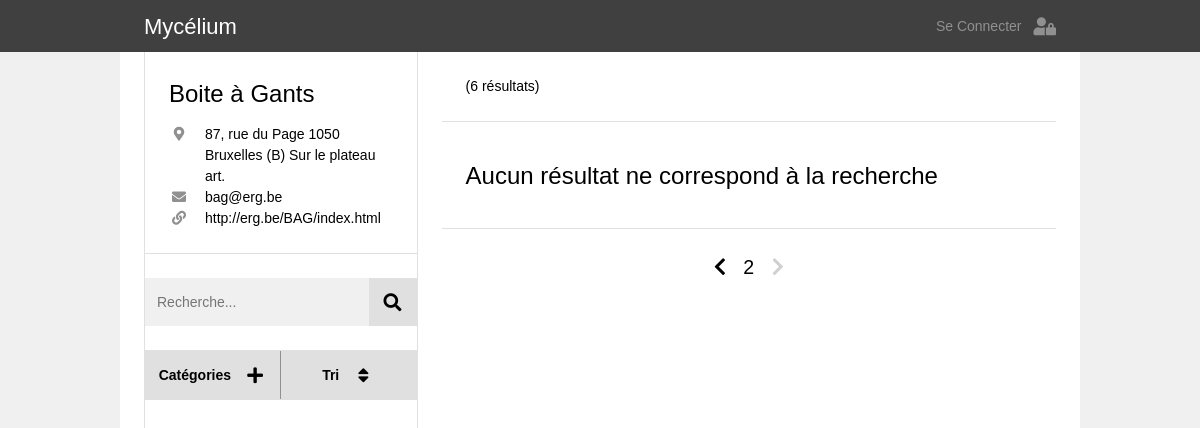
The app's page /catalogue.php?r=bag&page=2 with its own data.
### tables this page shows
CREATE TABLE IF NOT EXISTS `recuperatheques` (
  `ID` int(11) NOT NULL AUTO_INCREMENT,
  `nom` varchar(255) NOT NULL,
  `adresse` varchar(255) NOT NULL,
  `monnaie` varchar(8) NOT NULL,
  `telephone` varchar(16) NOT NULL,
  `mdp` varchar(32) NOT NULL,
  `site` varchar(255) NOT NULL,
  `raccourci` varchar(16) NOT NULL,
  `mail` varchar(255) NOT NULL,
  PRIMARY KEY (`ID`)
);

### connection_db.php (called while the page is built, shortened)
<?php
  function link_construct($params, $web_page = 1){
    if ($web_page==1){
      $web_page = basename($_SERVER['PHP_SELF']);
    }
    $getURL = $web_page . '?' . http_build_query(array_merge($_GET, $params));
    return $getURL;
  }
?>

### recuperatheque_info.php (the view, shortened to what this page needs)
<div class="container border-bottom recuperatheque">
    <h3> <?php echo $item['nom'] ;?> </h3>
    <?php if ($item['adresse']){ ?>
      <div class="item-info-line">
        <i class="fas fa-map-marker-alt item-icon"></i>
        <div class="item-info"> <?php echo $item['adresse'];?> </div>
      </div>
      <?php
      }
    ?>
    <?php if ($item['mail']){ ?>
      <div class="item-info-line">
        <i class="fas fa-envelope item-icon"></i>
        <a class="item-info" href="mailto:<?php echo $item['mail'];?>"> <?php echo $item['mail'];?></a>
      </div>
      <?php
      }
    ?>
    <?php if ($item['site']){ ?>
      <div class="item-info-line">
        <i class="fas fa-link item-icon"></i>
        <a class="item-info" href="<?php echo $item['site'];?>" target="_blank"> <?php echo $item['site'];?></a>
      </div>
    <?php
    }
    ?>
</div>

### catalogue.php (shortened to what this page needs)
<!DOCTYPE html>
<html lang="en">
<head>
  <link rel="stylesheet" href="css/w3.css">
  <link rel="stylesheet" href="https://use.fontawesome.com/releases/v5.7.0/css/all.css">
  <link rel="stylesheet" href="https://indestructibletype.com/fonts/Jost.css" type="text/css" charset="utf-8" />
  <link rel="stylesheet" href="css/main.css">
  <link rel="stylesheet" href="css/menu.css">
  <link rel="stylesheet" href="css/item.css">
</head>
<body>
  <?php
    include('connection_db.php')
  ?>
  <?php
    $req = $bdd->prepare(' SELECT raccourci FROM recuperatheques ');
    $req->execute();
    $recuperatheques = array();
    while($item = $req->fetch()){
      array_push($recuperatheques,$item['raccourci']);
    }
    if (isset($_GET['r']) && in_array($_GET['r'], $recuperatheques)){
      $recuperatheque = htmlspecialchars($_GET['r']);
    } else{
      $recuperatheque = null;
    }
  ?>
  <?php
    if (isset($_GET['q'])){
      $query = htmlspecialchars($_GET['q']);
    } else{
      $query = null;
    }
    $tri_option = array('date_ajout' => 'Date de récupération',
                        'prix' => 'Prix par pièce',
                        'etat' => 'État d\'usure',
                        'pieces' => 'Pièces disponibles');
    if (isset($_GET['order']) && array_key_exists($_GET['order'], $tri_option)){
      $tri = htmlspecialchars($_GET['order']);
    } else{
      $tri = 'date_ajout';
    }
    if(isset($_GET['catsearch']) and $_GET['catsearch']!=0
    and array_key_exists($_GET['catsearch'], $system)){
      $catsearch = htmlspecialchars($_GET['catsearch']);
    } else{
      $catsearch = null;
    }
    if(isset($_GET['sscatsearch']) and $_GET['sscatsearch']!=0
      and array_key_exists($_GET['sscatsearch'], $system[$catsearch]['sscats'])){
      $sscatsearch = htmlspecialchars($_GET['sscatsearch']);
    } else{
      $sscatsearch = null;
    }
    if (isset($_GET['page']) && is_numeric($_GET['page'])) {
      $page = (int) htmlspecialchars($_GET['page']);
    } else{
      $page = 1;
    }
  ?>
  <?php
    include('header.php');
  ?>
  <div class="quasi-fullwidth space-header">
    <div class="catalogue">
      <?php
      if($recuperatheque){?>
        <div class="flex-menu">
          <?php
            $req = $bdd->prepare(' SELECT * FROM recuperatheques WHERE raccourci = :recuperatheque ');
            $req->bindValue(':recuperatheque', $recuperatheque , PDO::PARAM_STR);
            $req->execute();
            $item = $req->fetch();
            include("recuperatheque_info.php");
          ?>
          <form class="search-bar" action="catalogue.php" method="GET">
            <input type="text" class="search-bar-input" name="q" placeholder="Recherche..." value="<?php echo $query?>">
            <button class="w3-large fa fa-search search-bar-button" type="submit"></button>
          </form>
          <div class="menu-container" id="menu-container">
            <div class="menu-bar">
              <button id="cat-button" class="button-flex menu-button separation" onclick="openMenu(event,'categories')">
                <div class="button-title">Catégories</div>
                <i class='button-icon w3-large fas fa-plus'></i>
              </button>
              <button id="tri-button" class="button-flex menu-button" onclick="openMenu(event,'tri')">
                <div class="button-title">Tri</div>
                <i class='button-icon w3-large fas fa-sort'></i>
              </button>
            </div>
          </div>
        </div>
        <div class="flex-items">
          <?php
            $limit= 12;
            $starting_limit = ($page-1)*$limit;
            $req = $bdd->prepare('  SELECT COUNT(*) AS total
            FROM ' . $recuperatheque . ' c
            INNER JOIN categorie cat ON c.ID_categorie=cat.ID
            INNER JOIN souscategorie sscat ON c.ID_souscategorie=sscat.ID
            WHERE (cat.nom LIKE :search OR sscat.nom LIKE :search OR dimensions LIKE :search OR tags LIKE :search OR remarques LIKE :search)
            AND (c.ID_souscategorie = :sscatsearch OR :sscatsearch is null)
            AND (c.ID_categorie = :catsearch OR :catsearch is null)
            ');
            $req->bindValue(':search', '%' . $query . '%', PDO::PARAM_STR);
            $req->bindValue(':sscatsearch', $sscatsearch, PDO::PARAM_INT);
            $req->bindValue(':catsearch', $catsearch, PDO::PARAM_INT);
            $req->execute();
            $total_count = $req->fetch()['total'];
            $req = $bdd->prepare('  SELECT
            c.ID AS ID_item, c.ID_categorie, c.ID_souscategorie, c.pieces AS pieces, c.dimensions AS dimensions, c.etat AS etat, c.tags AS tags,
            c.prix AS prix, c.poids AS poids, c.remarques AS remarques, c.localisation AS localisation,
            c.date_ajout AS date_ajout, DATE_FORMAT(c.date_ajout, \'%d/%m/%Y\') AS date_ajout_fr,
            cat.ID, cat.nom AS categorie,
            sscat.ID AS sscatID, sscat.ID_categorie, sscat.unite AS unitesscat, sscat.prix AS prixsscat, sscat.nom AS sous_categorie
            FROM ' . $recuperatheque . ' c
            INNER JOIN categorie cat ON c.ID_categorie=cat.ID
            INNER JOIN souscategorie sscat ON c.ID_souscategorie=sscat.ID
            WHERE (cat.nom LIKE :search OR sscat.nom LIKE :search OR dimensions LIKE :search OR tags LIKE :search OR remarques LIKE :search)
            AND (c.ID_souscategorie = :sscatsearch OR :sscatsearch is null)
            AND (c.ID_categorie = :catsearch OR :catsearch is null)
            ORDER BY ' . $tri . ' DESC
            LIMIT ' . $starting_limit . ', ' . $limit
            );
            $req->bindValue(':search', '%' . $query . '%', PDO::PARAM_STR);
            $req->bindValue(':sscatsearch', $sscatsearch, PDO::PARAM_INT);
            $req->bindValue(':catsearch', $catsearch, PDO::PARAM_INT);
            $req->execute();
          ?>
          <div class="container border-bottom search-resume-wrapper">
            <div class="search-resume">
                    <?php
                echo ' (' . $total_count . ' résultats)';
              ?>
            </div>
          </div>
          <div class="items-container">
            <?php
              if ($req->rowCount() > 0) {
                while($item = $req->fetch()){
                  ?>
                    <div class="item-wrapper">
                      <?php include('item.php');?>
                    </div>
                  <?php
                }
              }
              else {
                echo '<h3 class="erreur"> Aucun résultat ne correspond à la recherche </h3>';
              }
            ?>
          </div>
          <div class="container border-top page-nav">
            <a href= <?php echo link_construct(array('page'=>$page-1)) ?>
               class="<?php if($page-1 <= 0){ echo 'disabled'; } ?>">
               <i class='fas fa-chevron-left'></i>
            </a>
            <?php echo $page; ?>
            <a href= <?php echo link_construct(array('page'=>$page+1)) ?>
               class="<?php if(($page)*$limit >= $total_count){ echo 'disabled'; } ?>">
               <i class='fas fa-chevron-right'></i>
            </a>
          </div>
        </div>
        <?php
      }
      else {
        echo '<h3 class="erreur"> Pas de récupérathèque valide </h3>';
      }
      ?>
    </div>
  </div>
</body>
</html>

### header.php
<div class="header-container">
  <div class="header quasi-fullwidth">
    <div class="header-title"><a href="portal.php">Mycélium</a></div>
    <?php
      $admin = false;
      if($admin){?>
        <div class="nom">
          <span>Bag</span>
        </div>
        <a href="catalogue.php" class="nav-button
          <?php if(in_array(basename($_SERVER['PHP_SELF']),array("catalogue.php","item_page.php"))){
              echo "page-selected"; } ?>">
          <div class="nav-title">Mon Catalogue</div>
          <i class="nav-icon fas fa-book-open"></i>
        </a>
        <a href="add_form.php" class="nav-button
          <?php if(basename($_SERVER['PHP_SELF'])=="add_form.php"){
              echo "page-selected"; } ?>">
          <div class="nav-title">Ajouter</div>
          <i class="nav-icon fas fa-plus-circle"></i>
        </a>
        <a href="compte.php" class="nav-button
          <?php if(basename($_SERVER['PHP_SELF'])=="compte.php"){
              echo "page-selected"; } ?>">
          <div class="nav-title">Mon Compte</div>
          <i class="nav-icon fas fa-user-lock"></i>
        </a>
      <?php
      }
      else{?>
        <a href="log.php" class="nav-button
          <?php if(basename($_SERVER['PHP_SELF'])=="log.php"){
              echo "page-selected"; } ?>">
          <div class="nav-title">Se Connecter</div>
          <i class="nav-icon fas fa-user-lock"></i>
        </a>
      <?php
      }
    ?>
  </div>
</div>

### css/w3.css (style rules this page uses)
*,*:before,*:after { box-sizing:inherit }
html { -ms-text-size-adjust:100%;-webkit-text-size-adjust:100% }
body { margin:0 }
a { background-color:transparent }
button,input,select,textarea,optgroup { font:inherit;margin:0 }
button,input { overflow:visible }
button,select { text-transform:none }
button,[type=button],[type=reset],[type=submit] { -webkit-appearance:button }
html,body { font-family:Verdana,sans-serif;font-size:15px;line-height:1.5 }
html { overflow-x:hidden }
h3 { font-size:24px }
h1,h2,h3,h4,h5,h6 { font-family:"Segoe UI",Arial,sans-serif;font-weight:400;margin:10px 0 }
a { color:inherit }
.w3-large { font-size:18px!important }

### css/main.css (style rules this page uses)
html, body { background: #F0F0F0; margin: 0; font-weight: 400; font-size: 14px; line-height: 1.5; }
html, body, p, h1, h2, h3, h4, h5, h6 { font-family: 'Jost', Helvetica, arial, sans-serif !important; }
*, *:before, *:after { box-sizing: inherit; }
a { text-decoration: none; }
@media (min-width: 993px) { .quasi-fullwidth { margin: 0 auto 0; max-width: 80%; } }
.space-header { margin-top: 52px; }
.container { background: white; text-align: left; padding: 12px 24px; }
.border-top { border-top: 1px solid #E0E0E0; }
.border-bottom { border-bottom: 1px solid #E0E0E0; }
@media (min-width:993px) { .container { padding: 24px; } }
.catalogue { background: #F0F0F0; display: flex; flex-direction: row; flex-wrap: wrap; }
@media (min-width: 993px) { .catalogue { background: white; padding: 0 24px 0; } }
.catalogue > * { flex: 1 100%; }
@media (min-width:993px) { .flex-menu { flex-basis: 30%; border-left: 1px solid #E0E0E0; border-right: 1px solid #E0E0E0; box-sizing: border-box; max-width: 30%; min-height: 100vh; padding-bottom: 48px; } }
@media (min-width:993px) { .flex-items { flex-basis: 70%; padding-left: 24px; } }
.recuperatheque h3 { margin: 0; }
.recuperatheque .item-info-line { display: none; }
@media (min-width: 993px) { .recuperatheque .item-info-line { display: flex; } }
@media (min-width: 993px) { .recuperatheque h3 { margin: 0 0 12px; } }
.header-container { height: 52px; width: 100%; background: #404040; position: fixed; top: 0; z-index: 11; }
.header { height: 100%; padding: 0 24px; display: flex; flex-direction: row; flex-wrap: nowrap; justify-content: flex-start; align-items: stretch; }
.header a { text-decoration: none; color: white; }
.header-title { color: white; flex-grow: 1; font-size: 22px; display: flex; align-items: center; }
.header .nav-button { color: #909090; display: flex; align-items: center; padding-left: 24px; }
.header .nav-title { display: none; padding-right: 12px; }
.header .nav-icon { font-size: 18px; text-align: center; }
@media (min-width: 601px) { .header .nav-title { display: block; } }
.erreur { margin-top: 0; padding: 24px; background: white; }
button { background-color: #E0E0E0; color: black; border: none; text-align: center; text-decoration: none; display: inline-block; padding: 0; font-weight: bold; font-size: 1rem; margin: 0px; position: relative; overflow: hidden; white-space: nowrap; }
.button-flex { height: 48px; display: flex; align-items: center; justify-content: center; }
.button-title { padding-left: 12px; }
.button-icon { width: 48px; text-align: center; }

### css/menu.css (style rules this page uses)
.search-bar { background: white; padding: 12px 0px; height: 48px; box-sizing: content-box; display: flex; flex-direction: row; flex-wrap: nowrap; justify-content: center; }
.search-bar-input { background: #F0F0F0; min-width: 0; flex-grow: 1; border: none; padding-left: 12px; }
.search-bar-button { width: 48px; padding: 0; z-index: 5; }
@media (min-width: 993px) { .search-bar { padding: 24px 0px; } }
.search-resume-wrapper { position: sticky; top: 48px; z-index: 10; }
@media (min-width: 993px) { .search-resume-wrapper { position: static; } }
.page-nav { text-align: center; font-size: 1.4rem; }
.page-nav a { text-decoration: none; padding: 0 12px; }
.page-nav a.disabled { pointer-events: none; cursor: default; color: #D0D0D0; }
.menu-container { border-top: 1px solid #E0E0E0; border-bottom: 1px solid #E0E0E0; }
.menu-bar { width: 100%; display: flex; }
.menu-button { flex-basis: 50%; }
#cat-button.separation:after { content : ""; position: absolute; top: 0; left: 1px; z-index: 10; height: 100%; width: 100%; border-right: 2px solid #909090; }

### records on screen
recuperatheques: nom "Boite à Gants", adresse "87, rue du Page 1050 Bruxelles (B) Sur le plateau art.", mail "bag@erg.be", site "http://erg.be/BAG/index.html"

### other values on screen
$total_count "6"
$page "2"
